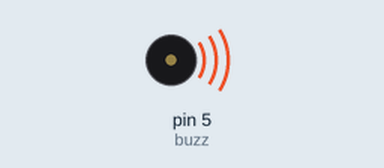
The sketch below on a simulated Arduino Uno, built with avr-gcc and run on an emulated ATmega328P. Parts: buzzer (waves = sounding).

Above: at 0.45 s.
At 2.05 s:
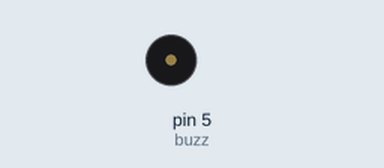
Timing chart, 0 to 3.0 s (numbered marks = the images above):
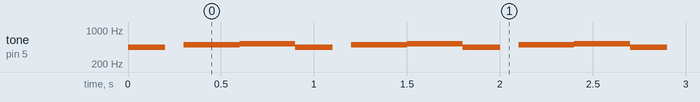

The sketch:

Buzzer_sirena_THREE.ino
```cpp
/*
   Buzzer melody THREE
   Byala Robots Club
   Author: A.Anchev
*/
int buzz = 5; // Buzzer Pin

// =============== SETUP ==========
void setup() {
  pinMode(5, OUTPUT);
}
// ============== LOOP ============
void loop() {
  three();
}
// -------------- THREE Melody -----------------
void three() {              //This function produces the 3rd siren(AMBULANCE) sound with led transition.
  tone(buzz, 440, 200);
  delay(300);
  for (int i = 3; i <= 6; i++)
    digitalWrite(i, HIGH);
  noTone(buzz);
  tone(buzz, 494, 500);
  delay(300);
  for (int i = 3; i <= 6; i++) {
    digitalWrite(i, LOW);
    digitalWrite(i + 6, HIGH);
  }
  noTone(buzz);
  tone(buzz, 523, 300);
  delay(200);
  digitalWrite(7, HIGH);
  delay(50);
  digitalWrite(8, HIGH);
  delay(50);
  noTone(buzz);
}
```

Measured:
- by itself, tone on pin 5 (buzz): repeats every 0.90 s: silent 0.10 s, 494 Hz 0.30 s, 523 Hz 0.30 s, 440 Hz 0.20 s
